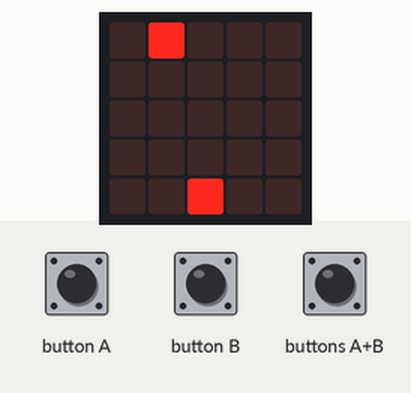
Simulated run of this program. Board: BBC micro:bit (MakeCode). On the bench: the board's 5×5 LED display. The test bench sets the inputs (shaded band). Random numbers come from a fixed seed.

Above: at 1.2 s.
1.3 s: buttons A+B pressed for 0.15 s
At 1.95 s:
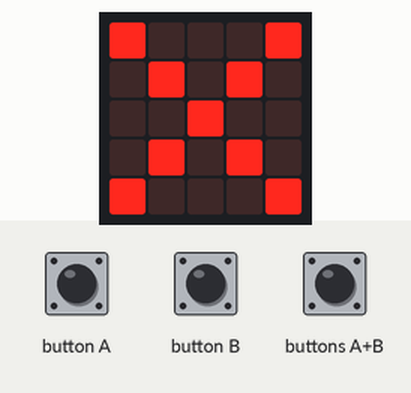
2.0 s: button A pressed for 0.15 s
At 4.2 s:
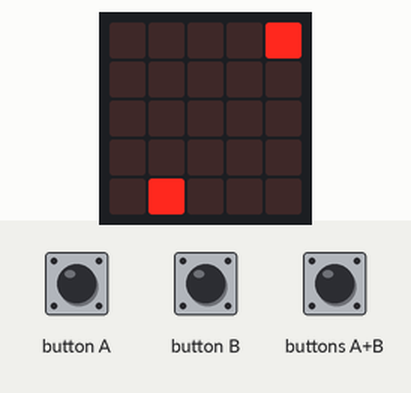
4.5 s: button B pressed for 0.15 s
At 5.8 s:
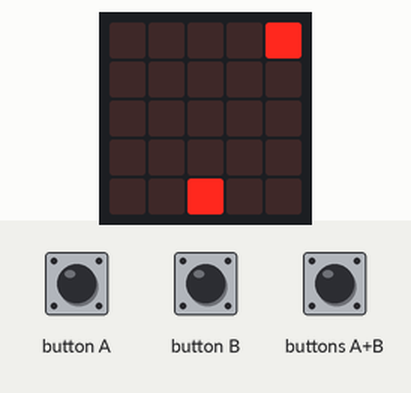
6.1 s: buttons A+B pressed for 1 s
At 7.15 s:
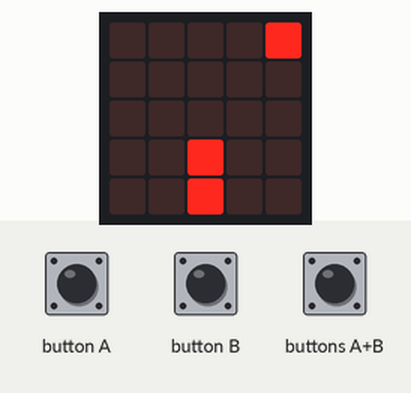
7.7 s: button B pressed for 0.15 s
At 9.2 s:
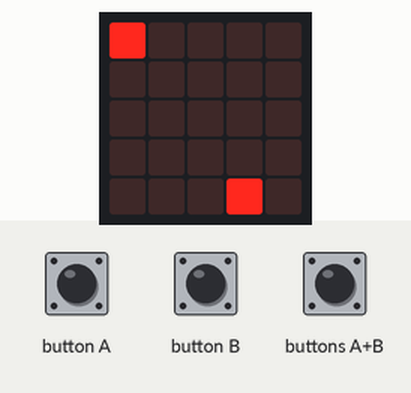
9.5 s: button A pressed for 0.15 s
At 11.0 s:
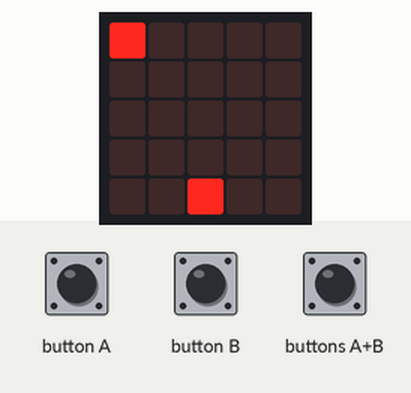
Timing chart, 0 to 12.1 s (numbered marks = the images above; inputs shaded):
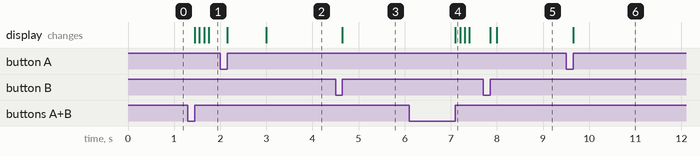

The program:

main.ts
```typescript
//let shipX: number = 2;
//let targetX: number = 0;
//let bulletX: number = 0;
let point: number = 0;
let fail: number = 0;
let resulting: number = 0;
class Ship {
    x: number
    constructor() {
        this.x = 2
    }
    stepRight() {
        led.unplot(this.x, 4);
        this.x += 1;
        led.plot(this.x, 4);
    }
    stepLeft() {
        led.unplot(this.x, 4);
        this.x -= 1;
        led.plot(this.x, 4);
    }
}

class Target {
    x: number
    ship: Ship
    constructor(shp: Ship) {
        this.x = 0
        this.ship = shp
    }
    targetForever() {
        while (fail != 3) {
            basic.clearScreen();
            led.plot(ship.x, 4);
            resulting = 1;
            this.x = randint(0, 4);
            led.plot(this.x, 0);
            while (resulting == 1) {
                basic.pause(1000);
            }
        }
        basic.showNumber(point);
    }
}
class Bullet {
    x: number
    ship: Ship
    target: Target
    constructor(shp: Ship, trgt: Target) {
        this.x = 0;
        this.ship = shp;
        this.target = trgt;
    }
    shoot() {
        this.x = ship.x;
        for (let i = 3; i > 0; i--) {
            led.plot(this.x, i);
            basic.pause(100);
            led.plot(this.x, i);
        }
        bullet.resulting();
    }
    resulting() {
        if (target.x == this.x) {
            point += 1;
            basic.clearScreen();
            basic.showLeds(`
            . . . . .
            . . . . #
            . . . # .
            # . # . .
            . # . . .
            `)
        } else {
            fail += 1;
            basic.clearScreen();
            basic.showLeds(`
            # . . . #
            . # . # .
            . . # . .
            . # . # .
            # . . . #
            `)
        }
        basic.pause(100);
        resulting = 0;
    }
}
let ship = new Ship;
let target = new Target(ship);
let bullet = new Bullet(ship, target);
led.plot(ship.x, 4);
basic.forever(function () {
    target.targetForever();
})
input.onButtonPressed(Button.A, function () {
    if (ship.x != 0) {
        ship.stepLeft();
    }
})
input.onButtonPressed(Button.B, function () {
    if (ship.x != 4) {
        ship.stepRight();
    }
})
input.onButtonPressed(Button.AB, function () {
    bullet.shoot();
})
```

test.ts
```typescript
// ide kerülnek a tesztek; a rendszer ezt nem kompilálja, ha a csomagot bővítményként használják.
```

Measured:
- after the input at 1.3 s, the display: first changes after 0.15 s (image 1 shows a later state)
- after the input at 4.5 s, the display: changes after 0.15 s (image 3)
- after the input at 6.1 s, the display: changes after 1.0 s (image 4)
- after the input at 9.5 s, the display: changes after 0.15 s (image 6)
